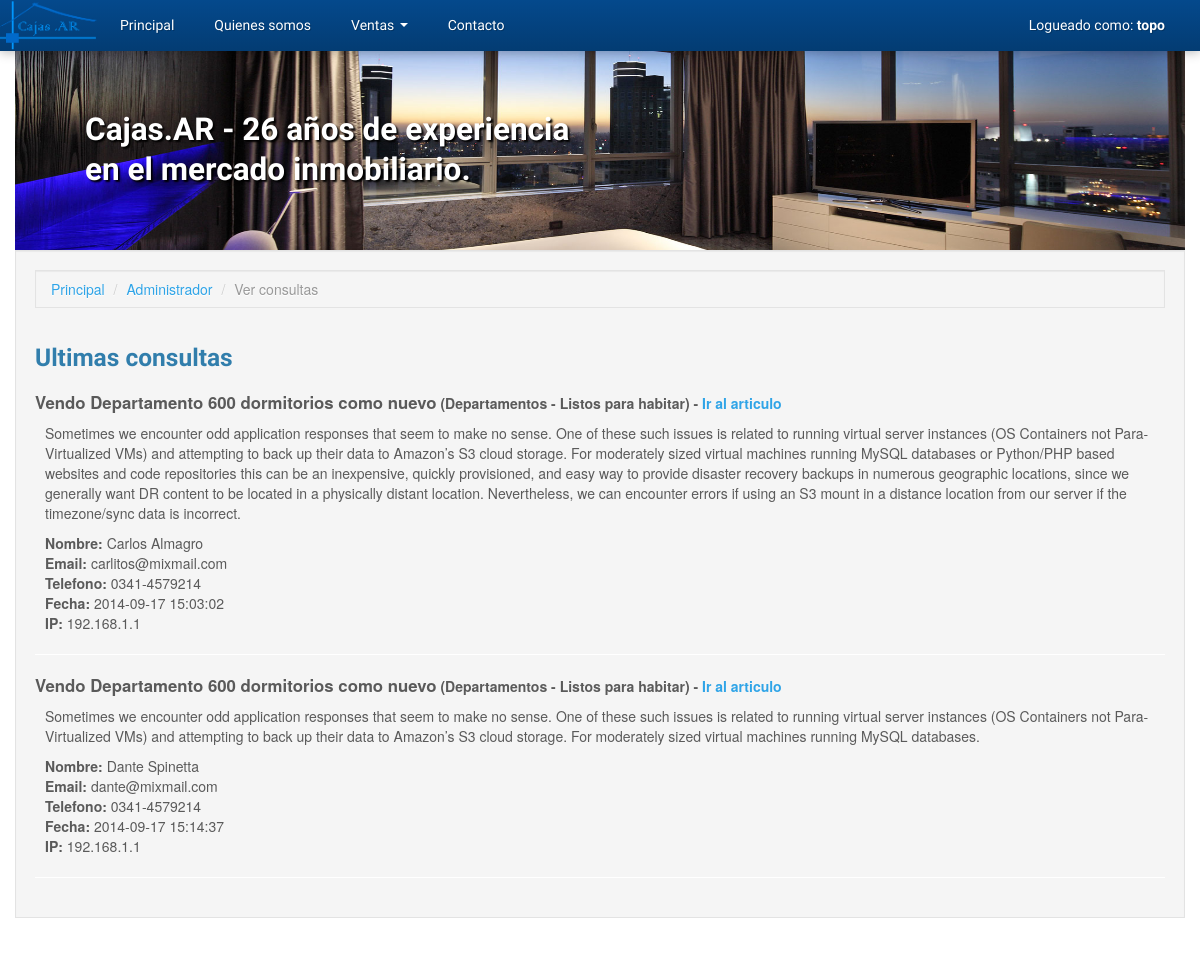
Screenshot of /index.php?page=admin-view-contacts (signed in) with the database file from the repository.
### tables this page shows
CREATE TABLE `consultas` (
  `id_consulta` int(8) NOT NULL AUTO_INCREMENT,
  `id_article` int(8) NOT NULL,
  `name` varchar(64) DEFAULT NULL,
  `email` varchar(64) NOT NULL,
  `phone` varchar(32) DEFAULT NULL,
  `message` text,
  `fecha` datetime DEFAULT NULL,
  `ip` varchar(15) DEFAULT NULL,
  PRIMARY KEY (`id_consulta`),
  KEY `id_article` (`id_article`),
  CONSTRAINT `id_article` FOREIGN KEY (`id_article`) REFERENCES `articles` (`id_article`) ON DELETE NO ACTION ON UPDATE NO ACTION
);

CREATE TABLE `articles` (
  `id_article` int(8) NOT NULL AUTO_INCREMENT,
  `id_article_category` int(2) NOT NULL,
  `id_article_type` int(2) NOT NULL,
  `id_author` int(2) NOT NULL,
  `title` varchar(128) NOT NULL,
  `description` text,
  `location` varchar(128) DEFAULT NULL,
  `address` varchar(64) DEFAULT NULL,
  `price` float DEFAULT NULL,
  PRIMARY KEY (`id_article`),
  KEY `id_article_category` (`id_article_category`),
  KEY `id_article_type` (`id_article_type`),
  KEY `id_author` (`id_author`),
  CONSTRAINT `id_article_category` FOREIGN KEY (`id_article_category`) REFERENCES `article_categories` (`id_article_category`) ON DELETE NO ACTION ON UPDATE NO ACTION,
  CONSTRAINT `id_article_type` FOREIGN KEY (`id_article_type`) REFERENCES `article_types` (`id_article_type`) ON DELETE NO ACTION ON UPDATE NO ACTION,
  CONSTRAINT `id_author` FOREIGN KEY (`id_author`) REFERENCES `users` (`id_user`) ON DELETE NO ACTION ON UPDATE NO ACTION
);

CREATE TABLE `article_categories` (
  `id_article_category` int(8) NOT NULL AUTO_INCREMENT,
  `name` varchar(32) NOT NULL,
  PRIMARY KEY (`id_article_category`)
);

CREATE TABLE `article_types` (
  `id_article_type` int(8) NOT NULL AUTO_INCREMENT,
  `name` varchar(64) NOT NULL,
  PRIMARY KEY (`id_article_type`)
);

### includes/mysqldb.php (called while the page is built, shortened)
<?php
class MySQLConnection
{
    private $_dbLink, $_queryResponse;
    public function connect($user, $pass, $host, $database)
    {
        $this->_dbLink = mysqli_connect($host, $user, $pass);
        mysqli_select_db($this->_dbLink, $database);
    }
    public function query($query)
    {
        $this->_queryResponse = mysqli_query($this->_dbLink, $query);
        return $this;
    }
    public function getResults()
    {
        $this->lastResult = array();
        if ($this->_queryResponse && !is_bool($this->_queryResponse)) {
            while ($response = mysqli_fetch_object($this->_queryResponse)) {
                $this->lastResult[] = $response;
            }
        }
        return $this->lastResult;
    }
}

### includes/autoload.php (called while the page is built, shortened)
<?php
require_once dirname(__FILE__) . '/application.php';
require_once dirname(__FILE__) . '/mysqldb.php';
$app = new Application(
    new MySQLConnection(MYSQL_USER, MYSQL_PASS, MYSQL_HOST, MYSQL_DATABASE),
    new InputData()
);

### includes/application.php (called while the page is built, shortened)
<?php
class Application
{
    protected $db;
    public function __construct(MySQLConnection $db, InputData $io)
    {
        $this->db = $db;
    }
    public function getQuestions($limit = 50)
    {
        $limit = (int) $limit;
        $queryString = ""
            . "SELECT consultas.*, "
                . "articles.title AS article_title, "
                . "article_types.name AS article_type, "
                . "article_categories.name AS article_category "
            . "FROM consultas "
                . "INNER JOIN articles ON consultas.id_article = articles.id_article "
                . "INNER JOIN article_categories ON articles.id_article_category = article_categories.id_article_category "
                . "INNER JOIN article_types ON articles.id_article_type = article_types.id_article_type "
            . "LIMIT {$limit}";
        return $this->db->query($queryString)->getResults();
    }
}

### includes/templates/content_admin_view_contacts.php (the view, shortened to what this page needs)
<div class="container">
    <div class="well">
        <ul class="breadcrumb well">
            <li><a href="index.php?page=home">Principal</a> <span class="divider">/</span></li>
            <li><a href="index.php?page=admin">Administrador</a> <span class="divider">/</span></li>
            <li class="active">Ver consultas</li>
        </ul>
        <div class="row-fluid">
            <div class="span12">
                <h3>Ultimas consultas</h3>
                <dl class="">
                    <?php foreach($app->getQuestions() as $question) { ?>
                        <dt class="mb10">
                            <big><?php echo $question->article_title; ?></big>
                            (<?php echo $question->article_category; ?> - <?php echo $question->article_type; ?>) -
                            <a href="index.php?page=item&id=<?php echo $question->id_article; ?>">Ir al articulo</a>
                        </dt>
                        <dd>
                            <p><?php echo $question->message; ?></p>
                            <ul class="unstyled">
                                <li><b>Nombre:</b> <?php echo $question->name; ?></li>
                                <li><b>Email:</b> <?php echo $question->email; ?></li>
                                <li><b>Telefono:</b> <?php echo $question->phone; ?></li>
                                <li><b>Fecha:</b> <?php echo $question->fecha; ?></li>
                                <li><b>IP:</b> <?php echo $question->ip; ?></li>
                            </ul>
                        </dd>
                        <hr />
                    <?php } ?>
            </div>
        </div>
    </div>
</div>

### assets/css/nuestro.css (style rules this page uses)
.mb10 { margin-bottom:10px; }
.input-prepend .add-on, .input-append .add-on, .btn, .modal, .dropdown-menu, .alert, .thumbnail, .well, input, select, textarea, .bootstrap-tagsinput { border-radius: 0px!important; }

### rows the page displays
consultas: id_article.title "Vendo Departamento 600 dormitorios como nuevo", article_categories.name "Departamentos", article_types.name "Listos para habitar", message "Sometimes we encounter odd application responses that seem to make no sense. One of these such issues is related to running virtual server instances (OS Containers not Para-Virtualized VMs) and attempting to back up their data to Amazon’s S3 cloud storage. For moderately sized virtual machines running MySQL databases or Python/PHP based websites and code repositories this can be an inexpensive, quickly provisioned, and easy way to provide disaster recovery backups in numerous geographic locations, since we generally want DR content to be located in a physically distant location. Nevertheless, we can encounter errors if using an S3 mount in a distance location from our server if the…", name "Carlos Almagro", email "carlitos@mixmail.com", phone "0341-4579214", fecha "2014-09-17 15:03:02", ip "192.168.1.1"
consultas: id_article.title "Vendo Departamento 600 dormitorios como nuevo", article_categories.name "Departamentos", article_types.name "Listos para habitar", message "Sometimes we encounter odd application responses that seem to make no sense. One of these such issues is related to running virtual server instances (OS Containers not Para-Virtualized VMs) and attempting to back up their data to Amazon’s S3 cloud storage. For moderately sized virtual machines running MySQL databases.", name "Dante Spinetta", email "dante@mixmail.com", phone "0341-4579214", fecha "2014-09-17 15:14:37", ip "192.168.1.1"

### other values shown
$app->io->getSession('username') "topo"
